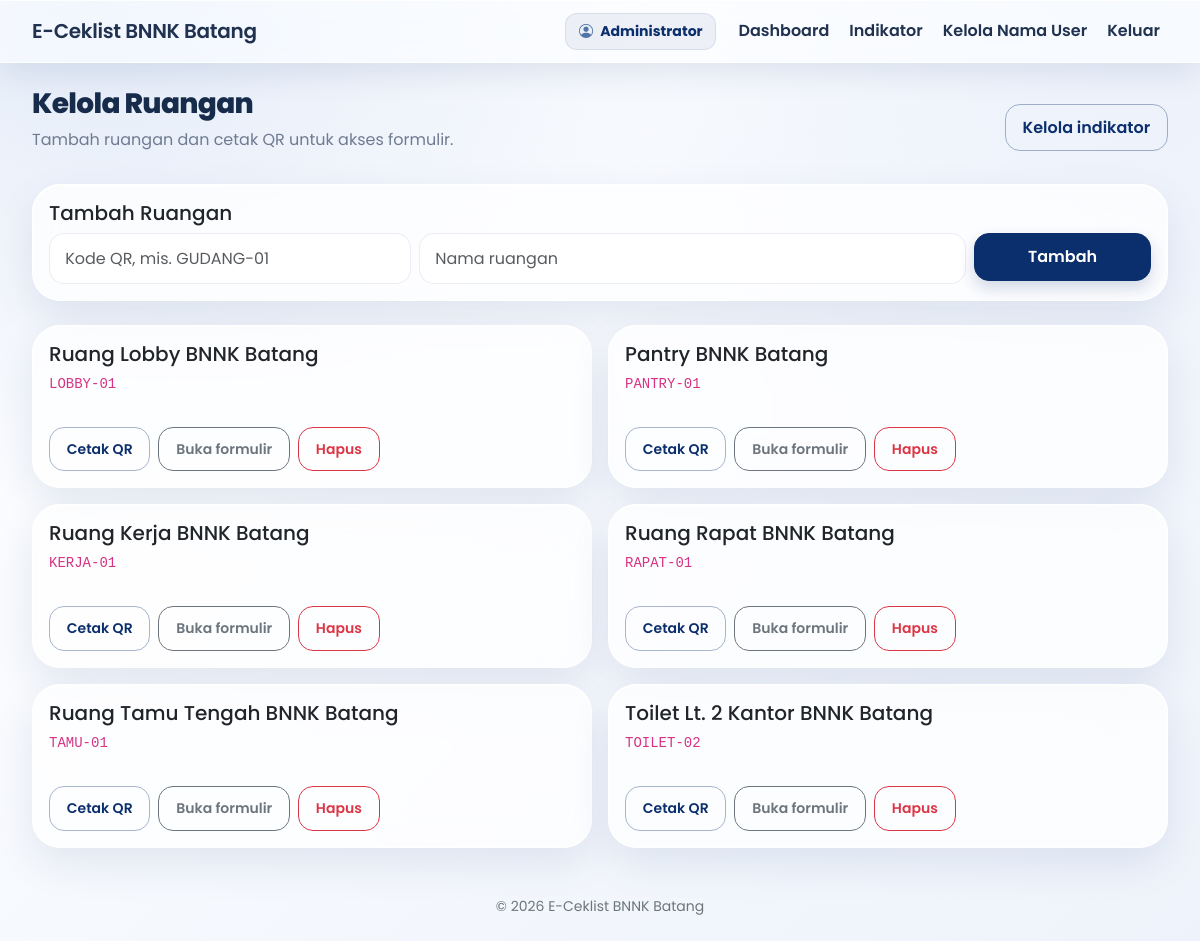
/admin/kelola_ruangan.php (signed in), run on an earlier commit of the app's database.
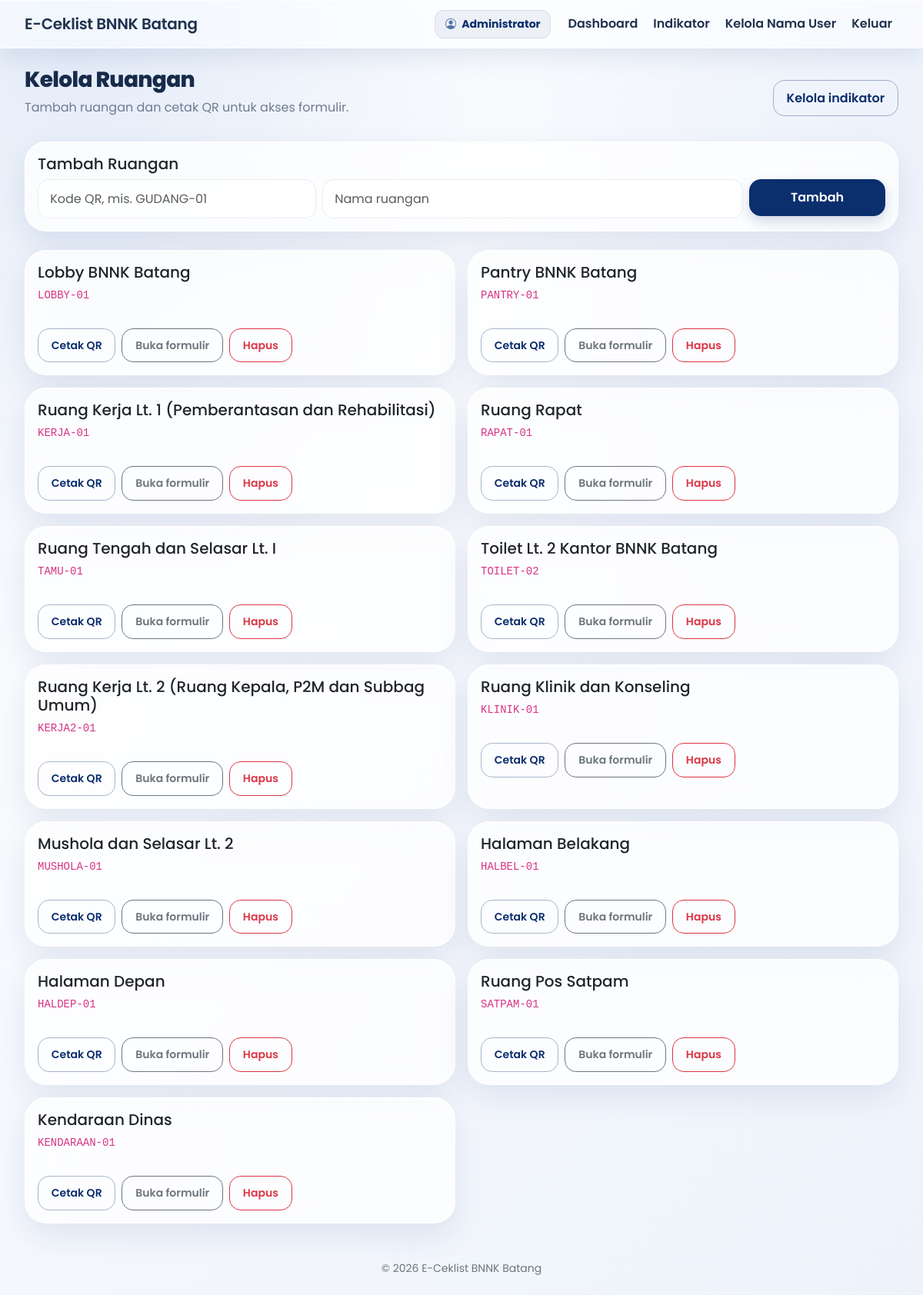
And on a later commit of the database.
### tables this page shows
CREATE TABLE ruangan (
 id INT AUTO_INCREMENT PRIMARY KEY,
 kode_qr VARCHAR(60) NOT NULL UNIQUE,
 nama_ruangan VARCHAR(150) NOT NULL
);

### config/koneksi.php (called while the page is built, shortened)
<?php
function e($value): string {
    return htmlspecialchars((string)($value ?? ''), ENT_QUOTES, 'UTF-8');
}
function base_url(string $path = ''): string {
    $script = str_replace('\\', '/', $_SERVER['SCRIPT_NAME'] ?? '/e-ceklist/index.php');
    $root = preg_replace('~/(auth|petugas|verifikator|admin|laporan)/.*$~', '', $script);
    $root = rtrim($root, '/');
    return ($root ?: '') . '/' . ltrim($path, '/');
}
function is_logged_in(): bool { return isset($_SESSION['user']['id']); }
function current_role(): string { return (string)($_SESSION['user']['role'] ?? ''); }
function dashboard_path(): string {
    return match (current_role()) {
        'petugas' => 'petugas/index.php',
        'pj_sarpras', 'kasubbag_umum' => 'verifikator/dashboard.php',
        'admin' => 'admin/kelola_ruangan.php',
        default => 'auth/login.php'
    };
}

### admin/kelola_ruangan.php (the view, shortened to what this page needs)
<?php
require_once __DIR__.'/../config/koneksi.php';require_role(['admin']);
$rooms=$conn->query('SELECT * FROM ruangan ORDER BY id')->fetch_all(MYSQLI_ASSOC);$page_title='Kelola Ruangan';include __DIR__.'/../includes/header.php';
?>
<div class="d-flex justify-content-between align-items-center mb-3"><div><h1 class="h3 page-heading">Kelola Ruangan</h1><p class="muted">Tambah ruangan dan cetak QR untuk akses formulir.</p></div><a class="btn btn-outline-primary" href="<?= e(base_url('admin/kelola_indikator.php')) ?>">Kelola indikator</a></div>
<div class="card p-3 mb-4"><h2 class="h5">Tambah Ruangan</h2><form method="post" class="row g-2"><input type="hidden" name="csrf" value="<?= e(csrf_token()) ?>"><input type="hidden" name="action" value="add"><div class="col-md-4"><input class="form-control" name="kode_qr" placeholder="Kode QR, mis. GUDANG-01" required></div><div class="col-md-6"><input class="form-control" name="nama_ruangan" placeholder="Nama ruangan" required></div><div class="col-md-2"><button class="btn btn-primary w-100">Tambah</button></div></form></div>
<div class="row g-3"><?php foreach($rooms as $r):$target=base_url('petugas/form_ceklist.php?qr='.rawurlencode($r['kode_qr'])); ?><div class="col-12 col-md-6"><div class="card p-3 h-100"><h2 class="h5"><?= e($r['nama_ruangan']) ?></h2><code><?= e($r['kode_qr']) ?></code><div class="d-flex gap-2"><button class="btn btn-outline-primary btn-sm" onclick="printQr('qr<?= (int)$r['id'] ?>')">Cetak QR</button><a class="btn btn-outline-secondary btn-sm" href="<?= e($target) ?>" target="_blank">Buka formulir</a><form method="post" onsubmit="return confirm('Hapus ruangan ini beserta data terkait?')"><button class="btn btn-outline-danger btn-sm">Hapus</button></form></div></div></div><?php endforeach; ?></div>
<?php include __DIR__.'/../includes/footer.php'; ?>

### includes/header.php (shortened to what this page needs)
<?php
require_once __DIR__ . '/../config/koneksi.php';
?>
<!doctype html>
<html lang="id">
<head>
<link href="https://cdn.jsdelivr.net/npm/bootstrap@5.3.3/dist/css/bootstrap.min.css" rel="stylesheet">
<link href="https://cdn.jsdelivr.net/npm/bootstrap-icons@1.11.3/font/bootstrap-icons.min.css" rel="stylesheet">
</head><body>
<nav class="navbar navbar-dark navbar-expand-lg">
<div class="container"><a class="navbar-brand d-flex align-items-center gap-2" href="<?= e(base_url(is_logged_in()?dashboard_path():'index.php')) ?>"><span>E-Ceklist BNNK Batang</span></a>
<div class="<?= is_logged_in() ? 'collapse navbar-collapse' : 'd-none' ?>" id="navMain"><div class="navbar-nav ms-auto align-items-lg-center">
<?php if(is_logged_in()): ?><span class="navbar-text navbar-user-chip"><i class="bi bi-person-circle"></i><span><?= e($_SESSION['user']['nama_lengkap']) ?></span></span>
<a class="nav-link" href="<?= e(base_url(dashboard_path())) ?>">Dashboard</a>
<?php if(current_role()==='admin'): ?><a class="nav-link" href="<?= e(base_url('admin/kelola_indikator.php')) ?>">Indikator</a><a class="nav-link" href="<?= e(base_url('admin/kelola_nama_user.php')) ?>">Kelola Nama User</a><?php endif; ?>
<a class="nav-link" href="<?= e(base_url('auth/logout.php')) ?>">Keluar</a>
<?php endif; ?></div></div></div></nav>
<main class="container py-4">

### includes/footer.php (shortened to what this page needs)
</main>
<footer class="py-4 text-center text-secondary small">© <?= date('Y') ?> E-Ceklist BNNK Batang</footer>
</body></html>

### includes/header.php (style rules this page uses)
:root { --violet:#0B2E6D;--violet-dark:#082454;--ink:#17243b;--muted:#6f7b91;--line:rgba(255,255,255,.92);--glass:rgba(255,255,255,.76) }
* { box-sizing:border-box }
body { min-height:100vh;color:var(--ink);font-family:'Poppins',sans-serif;background:radial-gradient(ellipse at 8% 0%,#e3ebf8 0,transparent 38%),radial-gradient(ellipse at 96% 12%,#edf2fb 0,transparent 34%),linear-gradient(135deg,#ffffff 0%,#f5f8fd 52%,#eef3fb 100%);background-attachment:fixed }
.navbar { position:sticky;top:0;z-index:1030;background:rgba(255,255,255,.58)!important;backdrop-filter:blur(28px) saturate(180%);-webkit-backdrop-filter:blur(28px) saturate(180%);border:1px solid rgba(255,255,255,.82);border-left:0;border-right:0;box-shadow:0 10px 32px rgba(11,46,109,.10) }
.navbar-brand,.navbar .nav-link,.navbar-text { color:#20324f!important;font-weight:600 }
.navbar-brand { letter-spacing:-.3px }
.navbar .nav-link { padding:.65rem .9rem;border-radius:12px }
.container { max-width:1160px }
.card { background:var(--glass);backdrop-filter:blur(20px);-webkit-backdrop-filter:blur(20px);border:1px solid var(--line);border-radius:28px;box-shadow:0 16px 42px rgba(11,46,109,.09),inset 0 1px 0 #fff }
.btn { border-radius:15px;font-weight:600;padding:.68rem 1.05rem;transition:transform .18s,box-shadow .18s }
.btn-primary { background:var(--violet);border-color:var(--violet);box-shadow:0 7px 16px rgba(11,46,109,.18) }
.btn-outline-primary { border-color:rgba(11,46,109,.35);color:var(--violet) }
.form-control,.form-select { border:1px solid rgba(125,125,165,.15);border-radius:15px;background:rgba(255,255,255,.78);padding:.76rem .95rem }
.page-heading { font-weight:750;letter-spacing:-.65px;color:#172b4b }
.muted { color:var(--muted) }
footer { color:#85879a!important }
@media (min-width:992px) { .navbar-collapse { flex-grow:1 } }
@media (min-width:992px) { .navbar-nav { width:100%;justify-content:flex-end;align-items:center!important;gap:4px } }
@media (min-width:992px) { .navbar .nav-link { white-space:nowrap } }
@media (min-width:992px) { .navbar-user-chip { display:inline-flex!important;align-items:center;gap:8px;margin-right:10px!important;padding:.48rem .8rem!important;border-radius:999px;background:linear-gradient(135deg,#eaf1fb,#f5f8fd);border:1px solid rgba(11,46,109,.12);color:#0B2E6D!important;font-weight:700!important;font-size:.86rem } }
@media (min-width:992px) { .navbar-user-chip i { color:#5275a8 } }
.navbar-user-chip { display:inline-flex;align-items:center;gap:7px;width:max-content;max-width:100%;border-radius:12px;background:rgba(11,46,109,.06);border:1px solid rgba(11,46,109,.09);color:#0B2E6D!important;font-weight:700!important;font-size:.88rem;line-height:1.35;overflow-wrap:anywhere }

What changed in the data, as far as the page shows it:
changed ruangan "LOBBY-01": nama_ruangan "Ruang Lobby BNNK Batang" → "Lobby BNNK Batang"
changed ruangan "KERJA-01": nama_ruangan "Ruang Kerja BNNK Batang" → "Ruang Kerja Lt. 1 (Pemberantasan dan Rehabilitasi)"
changed ruangan "RAPAT-01": nama_ruangan "Ruang Rapat BNNK Batang" → "Ruang Rapat"
changed ruangan "TAMU-01": nama_ruangan "Ruang Tamu Tengah BNNK Batang" → "Ruang Tengah dan Selasar Lt. I"
added ruangan: nama_ruangan "Ruang Kerja Lt. 2 (Ruang Kepala, P2M dan Subbag Umum)", kode_qr "KERJA2-01"
added ruangan: nama_ruangan "Ruang Klinik dan Konseling", kode_qr "KLINIK-01"
added ruangan: nama_ruangan "Mushola dan Selasar Lt. 2", kode_qr "MUSHOLA-01"
added ruangan: nama_ruangan "Halaman Belakang", kode_qr "HALBEL-01"
added ruangan: nama_ruangan "Halaman Depan", kode_qr "HALDEP-01"
added ruangan: nama_ruangan "Ruang Pos Satpam", kode_qr "SATPAM-01"
added ruangan: nama_ruangan "Kendaraan Dinas", kode_qr "KENDARAAN-01"
